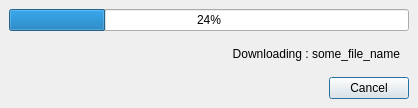
<ui version="4.0" >
 <class>LiveUpdateDialog</class>
 <widget class="QDialog" name="LiveUpdateDialog" >
  <property name="windowModality" >
   <enum>Qt::WindowModal</enum>
  </property>
  <property name="geometry" >
   <rect>
    <x>0</x>
    <y>0</y>
    <width>418</width>
    <height>108</height>
   </rect>
  </property>
  <property name="windowTitle" >
   <string>LiveUpdate</string>
  </property>
  <layout class="QVBoxLayout" >
   <property name="margin" >
    <number>9</number>
   </property>
   <property name="spacing" >
    <number>6</number>
   </property>
   <item>
    <widget class="QProgressBar" name="progressBar" >
     <property name="value" >
      <number>24</number>
     </property>
     <property name="orientation" >
      <enum>Qt::Horizontal</enum>
     </property>
    </widget>
   </item>
   <item>
    <widget class="QWidget" native="1" name="widget" >
     <layout class="QHBoxLayout" >
      <property name="margin" >
       <number>9</number>
      </property>
      <property name="spacing" >
       <number>6</number>
      </property>
      <item>
       <widget class="QLabel" name="jobLabel" >
        <property name="sizePolicy" >
         <sizepolicy>
          <hsizetype>1</hsizetype>
          <vsizetype>1</vsizetype>
          <horstretch>0</horstretch>
          <verstretch>0</verstretch>
         </sizepolicy>
        </property>
        <property name="text" >
         <string>Downloading : some_file_name</string>
        </property>
        <property name="alignment" >
         <set>Qt::AlignRight|Qt::AlignTrailing|Qt::AlignVCenter</set>
        </property>
       </widget>
      </item>
     </layout>
    </widget>
   </item>
   <item>
    <layout class="QHBoxLayout" >
     <property name="margin" >
      <number>0</number>
     </property>
     <property name="spacing" >
      <number>6</number>
     </property>
     <item>
      <spacer>
       <property name="orientation" >
        <enum>Qt::Horizontal</enum>
       </property>
       <property name="sizeHint" >
        <size>
         <width>40</width>
         <height>20</height>
        </size>
       </property>
      </spacer>
     </item>
     <item>
      <widget class="QPushButton" name="cancelButton" >
       <property name="text" >
        <string>Cancel</string>
       </property>
      </widget>
     </item>
    </layout>
   </item>
  </layout>
 </widget>
 <resources/>
 <connections/>
</ui>
